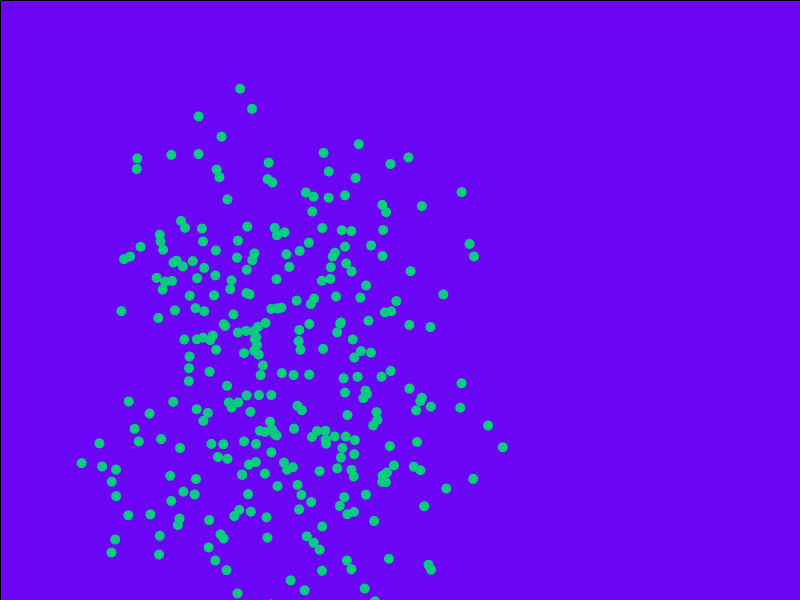
Frame 1 (no input)
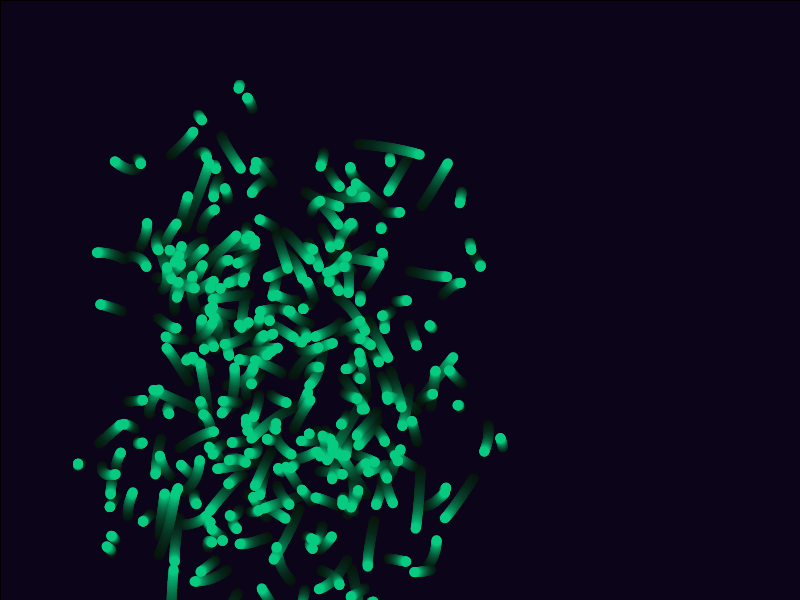
Frame 60 (the mouse pressed at the canvas centre just before this capture)
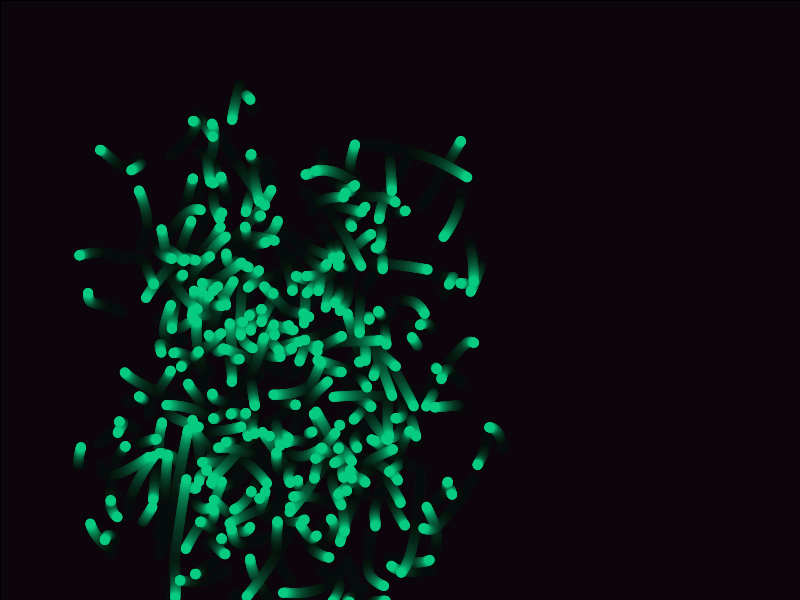
Frame 120 (the mouse held since frame 60 and released just before this capture)

The Processing sketch that drew these frames (run headless with seeded random() and noise(); from frame 60 on, the mouse is pressed at the canvas centre):

// Processing sketch: magic_worms
// ── magic_worms.pde
void setup(){
  size(800,600);
  background(#7005FF);
}
void draw(){
  makeMagical();
  for(int i=0;i<=300;i++){
  float j = getWormX(i);
  float u = getWormY(i);
  fill(#06CB81);
   ellipse(u,j,10,10);
   
  }
}


 float frequency = .001;
    float noiseInterval = PI;

    void makeMagical() {
        fill( 0, 0, 0, 10 );
        rect(0, 0, width, height);
        noStroke();
    }

    float getWormX(int i) {
        return map(noise(i*noiseInterval + frameCount * frequency), 0, 1, 0, width);
    }

    float getWormY(int i) {
        return map(noise(i*noiseInterval+1 + frameCount * frequency), 0, 1, 0, height);
    }
